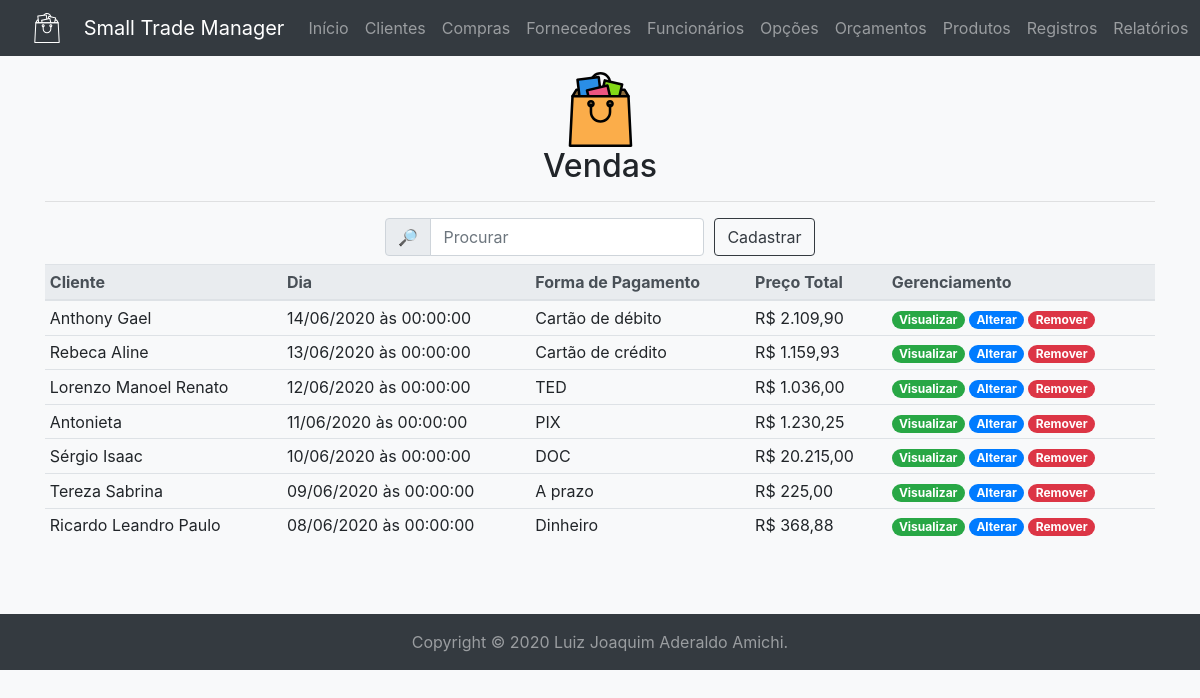
Screenshot of /sale/ (signed in) with the database file from the repository.
### tables this page shows
create table if not exists sales (
	id int unsigned auto_increment not null primary key,
	client int unsigned not null,
	employee int unsigned not null,
	day datetime not null,
	form_of_payment varchar(32) character set 'utf8' not null,
	discount float unsigned not null,
	total decimal(8,2) not null,
	foreign key(client) references clients(id),
	foreign key(employee) references employees(id)
);

create table if not exists clients (
	id int unsigned auto_increment not null primary key,
	name varchar(32) character set 'utf8' not null,
	surname varchar(32) character set 'utf8' not null,
	rg varchar(9) character set 'utf8' null unique,
	cpf char(11) character set 'utf8' not null unique,
	birthday date not null,
	postal_code char(8) character set 'utf8' null,
	district varchar(32) character set 'utf8' null,
	city varchar(64) character set 'utf8' not null,
	state char(2) character set 'utf8' not null,
	address varchar(64) character set 'utf8' not null,
	number int unsigned not null,
	complement varchar(32) character set 'utf8' null,
	email varchar(32) character set 'utf8' null,
	phone char(10) character set 'utf8' null,
	cell_phone char(11) character set 'utf8' null,
	sex char(1) character set 'utf8' not null,
	note varchar(512) character set 'utf8' null
);

### mysql.php (called while the page is built, shortened)
<?php
$db = null;
function execute(string $query, ?object &$record=null): array|bool {
	global $db;
	$operation = strtolower(substr($query, 0, 6));
	$tuple = $record ? convert($record) : $record;
	$connection = $db ?? open();
	$stmt = null;
	if($connection) {
		try {
			if($operation == 'delete') {
				$queries = explode(';', $query);
				foreach($queries as $query) {
					if(!empty($query)) {
						$stmt = $connection->prepare($query);
						$stmt->execute();
					}
				}
			}
			elseif(in_array($operation, ['insert', 'select', 'update'])) {
				$stmt = $connection->prepare($query);
				$stmt->execute($tuple);
			}
			if($operation == 'select') {
				return $stmt->fetchAll(\PDO::FETCH_OBJ);
			}
			elseif(in_array($operation, ['delete', 'insert', 'update'])) {
				if($operation == 'insert' && $record) {
					$record->id = $connection->lastInsertId() ?: ($record->id ?? 0);
				}
				$commit = $connection->commit();
				return (bool) ($operation == 'delete' ? $commit : $stmt->rowCount());
			}
		}
		catch(\PDOException $e) {
			\util\history($e);
			if($operation == 'select') {
				return [];
			}
			elseif(in_array($operation, ['delete', 'insert', 'update'])) {
				$connection->rollBack();
				return false;
			}
		}
		finally {
			$connection = null;
		}
	}
	return false;
}
function open(): ?\PDO {
	global $db;
	if(!$db) {
		try {
			$db = new \PDO('mysql:host=' . MYSQL_HOST . ';dbname=' . MYSQL_SCHEMA, MYSQL_USER, MYSQL_PASSWORD);
			$db->setAttribute(\PDO::ATTR_ERRMODE, \PDO::ERRMODE_EXCEPTION);
			$db->setAttribute(\PDO::ATTR_DEFAULT_FETCH_MODE, \PDO::FETCH_OBJ);
			return $db;
		}
		catch(\PDOException $e) {
			\util\history($e);
			return null;
		}
	}
	return $db;
}

### controllers/sale.php (called while the page is built, shortened)
<?php
require_once __DIR__ . '/../mysql.php';
function beautify(object $tuple): object {
	$tuple->total = 'R$ ' . number_format($tuple->total, 2, ',', '.');
	$tuple->discount = number_format($tuple->discount * 100, 2, ',', '.') . '%';
	$tuple->day = substr($tuple->day, 8, 2) . '/' . substr($tuple->day, 5, 2) . '/' . substr($tuple->day, 0, 4) . ' às ' . substr($tuple->day, 11, 8);
	return $tuple;
}

### templates/sale/index.php (the view, shortened to what this page needs)
	<div class="container mb-5">
		<div class="my-3 text-center">
			<img alt="Venda" class="img-fluid mx-3" height="75" src="<?=BASE_URL?>img/sale-color.svg" width="75"/>
			<h2><?=PAGE_TITLE?></h2>
			<hr/>
		</div>
		<form accept-charset="utf-8" action="<?=BASE_URL . 'action/' . PAGE_NAME?>/select/" autocomplete="on" class="form-inline justify-content-center" enctype="application/x-www-form-urlencoded" id="search-sale" method="get" name="search-sale" rel="noopener" target="_self">
			<div class="form-row align-items-center">
				<div class="col-auto">
					<div class="input-group mb-2">
						<div class="input-group-prepend">
							<div class="input-group-text">&#128270;</div>
						</div>
						<input class="form-control" form="search-sale" id="search" minlength="1" name="all" placeholder="Procurar" required type="search"/>
					</div>
				</div>
				<div class="col-auto">
					<a class="btn btn-outline-dark mb-2" href="<?=BASE_URL . PAGE_NAME?>/insert/" role="button">Cadastrar</a>
				</div>
			</div>
		</form>
		<table class="table table-hover table-sm">
			<caption></caption>
			<thead class="thead-light">
				<tr>
					<th id="cliente" scope="row">Cliente</th>
					<th id="day" scope="row">Dia</th>
					<th id="form_of_payment" scope="row">Forma de Pagamento</th>
					<th id="total" scope="row">Preço Total</th>
					<th id="manage" scope="row">Gerenciamento</th>
				</tr>
			</thead>
			<tbody>
				<?php foreach($tuples as $tuple): ?>
				<tr class="text-truncate" id="<?=$tuple->id?>">
					<td><?=$tuple->client->name?></td>
					<td><?=$tuple->day?></td>
					<td><?=$tuple->form_of_payment?></td>
					<td><?=$tuple->total?></td>
					<td>
						<a href="<?=BASE_URL . PAGE_NAME?>/view/?id=<?=$tuple->id?>"><span class="badge badge-pill badge-success">Visualizar</span></a>
						<a href="<?=BASE_URL . PAGE_NAME?>/update/?id=<?=$tuple->id?>"><span class="badge badge-pill badge-primary">Alterar</span></a>
						<a data-action="remove-btn" data-id="<?=$tuple->id?>" data-model="<?=BASE_URL . 'action/' . PAGE_NAME?>/delete/" data-target="#remove-modal" data-toggle="modal" href="#"><span class="badge badge-pill badge-danger">Remover</span></a>
					</td>
				</tr>
				<?php endforeach; ?>
			</tbody>
		</table>
	</div>
</body>
</html>

### rows the page displays
sales: client.name "Anthony Gael", day "14/06/2020 às 00:00:00", form_of_payment "Cartão de débito", total "R$ 2.109,90"
sales: client.name "Rebeca Aline", day "13/06/2020 às 00:00:00", form_of_payment "Cartão de crédito", total "R$ 1.159,93"
sales: client.name "Lorenzo Manoel Renato", day "12/06/2020 às 00:00:00", form_of_payment "TED", total "R$ 1.036,00"
sales: client.name "Antonieta", day "11/06/2020 às 00:00:00", form_of_payment "PIX", total "R$ 1.230,25"
sales: client.name "Sérgio Isaac", day "10/06/2020 às 00:00:00", form_of_payment "DOC", total "R$ 20.215,00"
sales: client.name "Tereza Sabrina", day "09/06/2020 às 00:00:00", form_of_payment "A prazo", total "R$ 225,00"
sales: client.name "Ricardo Leandro Paulo", day "08/06/2020 às 00:00:00", form_of_payment "Dinheiro", total "R$ 368,88"

### other values shown
PAGE_TITLE "Vendas"
